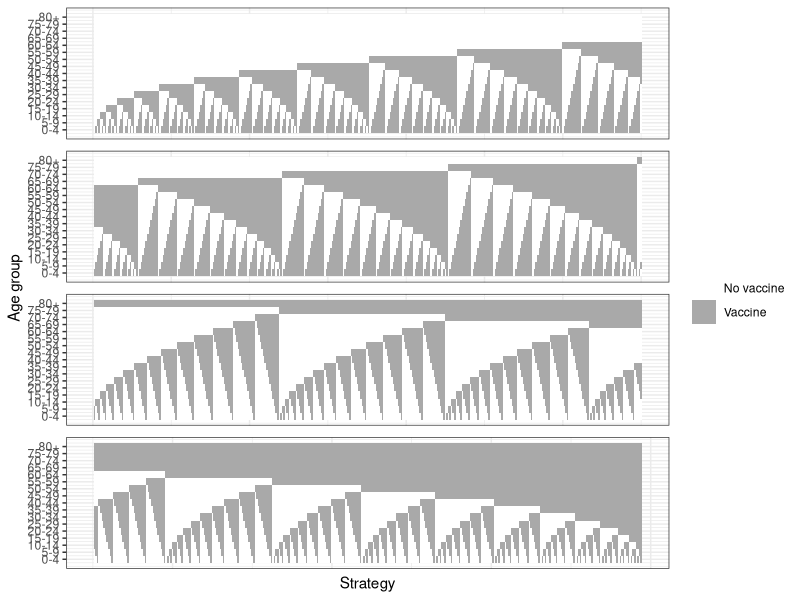

This figure's R source:
library(tidyr)
library(ggplot2)
library(dplyr)

create_age_targets <- function() {
  age_target_all <-
    expand.grid(a = 0:1, b = 0:1, c = 0:1, d = 0:1, e = 0:1, f = 0:1, g = 0:1, h = 0:1, j = 0:1, k = 0:1, l = 0:1, m = 0:1, n = 0:1, p = 0:1, q = 0:1, r = 0:1, s = 0:1)
  
  contig <- apply(age_target_all, 1, function(x) {
    dx1 <- (diff(which(x == 1)))
    dx2 <- (diff(which(x == 0)))
    all(dx2 == 1) | (sum(dx2 > 1) == 1 & sum(dx1 > 1) <= 1)
  })
  
  age_target <- age_target_all[contig, ]
}
t <- create_age_targets()

pd <- t %>%
  mutate(strategy = 1:n(),
         row = rep(1:4, each = 350)[1:nrow(t)]) %>%
  pivot_longer(-c(strategy, row), names_to = "Age group", values_to = "Target") %>%
  mutate(`Age group` = as.numeric(as.factor(`Age group`)))

x <- seq(0,80,5)
y <- seq(4,84,5)
z <- paste0(x,"-",y)
z[17] <- "80+"

g1 <- ggplot(pd, aes(x = strategy, y = `Age group`, fill = factor(Target))) + 
  geom_tile() +
  facet_wrap(~ row, scales = "free", ncol = 1) + 
  scale_fill_manual(values = c("white", "darkgrey"), labels = c("No vaccine", "Vaccine"), name = "") +
  scale_y_continuous(breaks = 1:17, labels = z) +
  theme_bw() +
  theme(axis.text.x = element_blank(),
        axis.ticks.x = element_blank(), 
        strip.background = element_blank(),
        strip.text.x = element_blank()) +
  labs(x = "Strategy")

ggsave("plots/age_band_example.png", g1, height = 8, width = 7.5)

